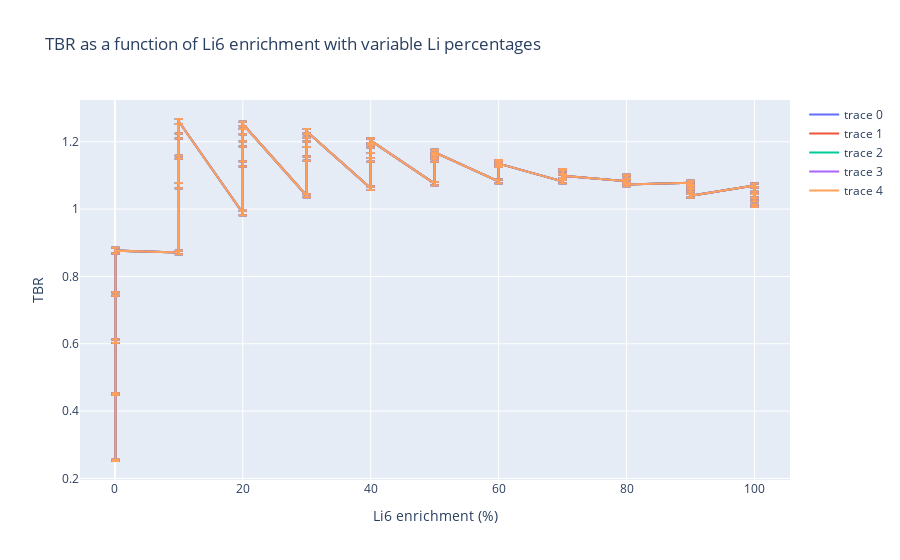

Notebook code for this chart:
### Code cell
import plotly.graph_objects as go

fig = go.Figure()
percentages=[14.74,29.48,44.22,58.96,73.7]
# PLOTS RESULTS
for i in percentages:
 fig.add_trace(
 
  go.Scatter(
    x=[entry['enrichment'] for entry in results],
        y=[entry['tbr_tally_result'] for entry in results],
        mode='lines',
        error_y={'array': [entry['tbr_tally_std_dev'] for entry in results]},
        )

 )

fig.update_layout(
    title="TBR as a function of Li6 enrichment with variable Li percentages",
    xaxis_title="Li6 enrichment (%)",
    yaxis_title="TBR"
)

fig.show()
